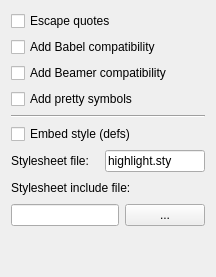
           <widget class="QWidget" name="LATEXOptions">
            <layout class="QVBoxLayout" name="verticalLayout_12">
             <item>
              <widget class="QCheckBox" name="cbLATEXEscQuotes">
               <property name="toolTip">
                <string>Replace quotes by dq sequences.</string>
               </property>
               <property name="text">
                <string>Escape quotes</string>
               </property>
              </widget>
             </item>
             <item>
              <widget class="QCheckBox" name="cbLATEXBabel">
               <property name="toolTip">
                <string>Adapt output for the Babel package</string>
               </property>
               <property name="text">
                <string>Add Babel compatibility</string>
               </property>
              </widget>
             </item>
             <item>
              <widget class="QCheckBox" name="cbLATEXBeamer">
               <property name="toolTip">
                <string>Adapt output for the Beamer package</string>
               </property>
               <property name="text">
                <string>Add Beamer compatibility</string>
               </property>
              </widget>
             </item>
             <item>
              <widget class="QCheckBox" name="cbLATEXPrettySymbols">
               <property name="toolTip">
                <string>Replace default symbols (brackets, tilde) by nice redefinitions.</string>
               </property>
               <property name="text">
                <string>Add pretty symbols</string>
               </property>
              </widget>
             </item>
             <item>
              <widget class="Line" name="line_4">
               <property name="orientation">
                <enum>Qt::Horizontal</enum>
               </property>
              </widget>
             </item>
             <item>
              <widget class="QCheckBox" name="cbLATEXEmbedStyle">
               <property name="toolTip">
                <string>Include the style information in each output file.</string>
               </property>
               <property name="text">
                <string>Embed style (defs)</string>
               </property>
              </widget>
             </item>
             <item>
              <layout class="QHBoxLayout" name="horizontalLayout_17">
               <item>
                <widget class="QLabel" name="label_21">
                 <property name="text">
                  <string>Stylesheet file:</string>
                 </property>
                 <property name="buddy">
                  <cstring>leLATEXStyleFile</cstring>
                 </property>
                </widget>
               </item>
               <item>
                <widget class="QLineEdit" name="leLATEXStyleFile">
                 <property name="maximumSize">
                  <size>
                   <width>100</width>
                   <height>16777215</height>
                  </size>
                 </property>
                 <property name="toolTip">
                  <string>Name of the referenced  style file.</string>
                 </property>
                 <property name="text">
                  <string>highlight.sty</string>
                 </property>
                </widget>
               </item>
              </layout>
             </item>
             <item>
              <layout class="QHBoxLayout" name="horizontalLayout_15">
               <item>
                <widget class="QLabel" name="label_22">
                 <property name="text">
                  <string>Stylesheet include file:</string>
                 </property>
                </widget>
               </item>
               <item>
                <spacer name="horizontalSpacer_2">
                 <property name="orientation">
                  <enum>Qt::Horizontal</enum>
                 </property>
                 <property name="sizeHint" stdset="0">
                  <size>
                   <width>40</width>
                   <height>20</height>
                  </size>
                 </property>
                </spacer>
               </item>
              </layout>
             </item>
             <item>
              <layout class="QHBoxLayout" name="horizontalLayout_16">
               <item>
                <widget class="QLineEdit" name="leLATEXStyleIncFile">
                 <property name="toolTip">
                  <string>Path of the style include file.</string>
                 </property>
                </widget>
               </item>
               <item>
                <widget class="QPushButton" name="pbLATEXChooseStyleIncFile">
                 <property name="minimumSize">
                  <size>
                   <width>20</width>
                   <height>0</height>
                  </size>
                 </property>
                 <property name="toolTip">
                  <string>Select a style include file.</string>
                 </property>
                 <property name="text">
                  <string>...</string>
                 </property>
                </widget>
               </item>
              </layout>
             </item>
             <item>
              <spacer name="verticalSpacer_4">
               <property name="orientation">
                <enum>Qt::Vertical</enum>
               </property>
               <property name="sizeHint" stdset="0">
                <size>
                 <width>20</width>
                 <height>40</height>
                </size>
               </property>
              </spacer>
             </item>
            </layout>
           </widget>
